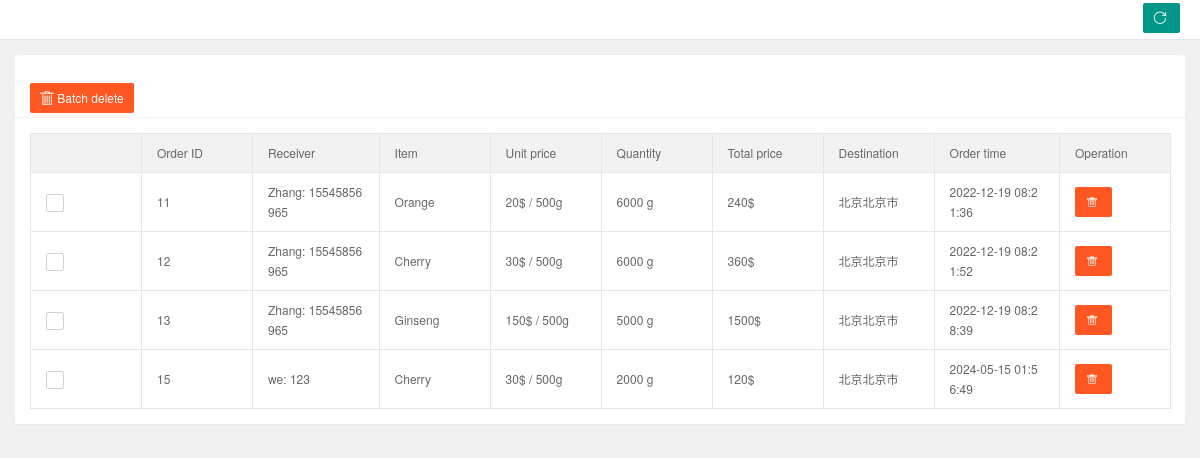
Page /orderAdmin on the committed database.
### app/models.py (models this page shows)
class User(db.Model):
    __tablename__ = 'user'
    id = db.Column(db.Integer, primary_key=True)
    username = db.Column(db.String(50))
    password = db.Column(db.String(50))
    phone = db.Column(db.String(50))
    name = db.Column(db.String(50))
    job = db.Column(db.Boolean())

class Item(db.Model):
    __tablename__ = 'item'
    id = db.Column(db.Integer, primary_key=True)
    item_name = db.Column(db.String(50))
    price = db.Column(db.Float)
    description = db.Column(db.String(500))
    image = db.Column(db.LargeBinary(length=5120))

class Order(db.Model):
    __tablename__ = 'order'
    id = db.Column(db.Integer, primary_key=True)
    user_id = db.Column(db.Integer)
    item_id = db.Column(db.Integer)
    time = db.Column(db.DateTime)
    number = db.Column(db.Integer)
    money = db.Column(db.Float)
    destination = db.Column(db.String(50))

### app/views.py (the view)
@app.route('/orderAdmin', methods=['GET', 'POST'])
def orderAdmin():
    order = db.session.query(Order.id, Order.user_id, Order.item_id, Order.money, Order.destination, Order.number,
                             Order.time, Item.price, Item.item_name, User.name, User.phone)\
        .join(Item, Order.item_id == Item.id).join(User, Order.user_id == User.id).all()
    order_list = []
    for i in order:
        price = i.number * 500
        a = i.time
        day = datetime(a.year, a.month, a.day, a.hour, a.minute, int(a.second))
        order_list.append([i, price, day])
    return render_template('orderAdmin.html', order=order_list)

### app/templates/orderAdmin.html (shortened to what this page needs)
<!DOCTYPE html>
<html lang="en" class="x-admin-sm">
<head>
    <link rel="stylesheet" href="../static/lib/X-admin/css/font.css">
    <link rel="stylesheet" href="../static/lib/X-admin/css/xadmin.css">
</head>
<body>
    <div class="x-nav">
        <a class="layui-btn layui-btn-small" style="line-height:1.6em;margin-top:3px;float:right" onclick="location.reload()" title="刷新">
            <i class="layui-icon layui-icon-refresh" style="line-height:30px"></i>
        </a>
    </div>
    <div class="layui-fluid">
        <div class="layui-row layui-col-space15">
            <div class="layui-col-md12">
                <div class="layui-card">
                    <div class="layui-card-body ">
                    </div>
                    <div class="layui-card-header">
                        <button class="layui-btn layui-btn-danger" onclick="delAll()">
                            <i class="iconfont">&#xe69d;</i>
                            Batch delete
                        </button>
                    </div>
                    <div class="layui-card-body layui-table-body layui-table-main">
                        <table class="layui-table layui-form " id="order-administration">
                            <thead>
                                <tr>
                                    <th></th>
                                    <th>Order ID</th>
                                    <th>Receiver</th>
                                    <th>Item</th>
                                    <th>Unit price</th>
                                    <th>Quantity</th>
                                    <th>Total price</th>
                                    <th>Destination</th>
                                    <th>Order time</th>
                                    <th>Operation</th>
                                </tr>
                            </thead>
                            <tbody>
                            {% for i in order %}
                                <tr id="{{ i[0].id }}">
                                    <td>
                                    </td>
                                    <td>{{ i[0].id }}</td>
                                    <td>{{ i[0].name }}: {{ i[0].phone }}</td>
                                    <td>{{ i[0].item_name }}</td>
                                    <td>{{ i[0].price }}$ / 500g</td>
                                    <td>{{ i[1] }} g</td>
                                    <td>{{ i[0].money }}$</td>
                                    <td>{{ i[0].destination }}</td>
                                    <td>{{ i[2] }}</td>
                                    <td class="td-manage">
                                        <a title="删除" class="layui-btn layui-btn-danger" onclick="member_del(this, {{ i[0].id }})" href="javascript:;" >
                                            <i class="layui-icon layui-font-red">&#xe640;</i>
                                        </a>
                                    </td>
                                </tr>
                            {% endfor %}
                            </tbody>
                        </table>
                    </div>
                </div>
            </div>
        </div>
    </div>
</body>
</html>

### rows in the picture
User: name "Zhang" "Zhang" "Zhang", phone "15545856965" "15545856965" "15545856965"
Item: item_name "Orange"
Order: destination "北京北京市"
Item: item_name "Cherry" "Cherry"
Order: money "360", destination "北京北京市"
Item: item_name "Ginseng"
Order: money "1500", destination "北京北京市"
User: name "we", phone "123"
Order: destination "北京北京市"

### other values in the picture
{{ i[0].id }} "11" "12" "13" "15"
{{ i[0].price }} "20" "30" "150" "30"
{{ i[1] }} "6000" "6000" "5000" "2000"
{{ i[0].money }} "240" "120"
{{ i[2] }} "2022-12-19 08:21:36" "2022-12-19 08:21:52" "2022-12-19 08:28:39" "2024-05-15 01:56:49"
